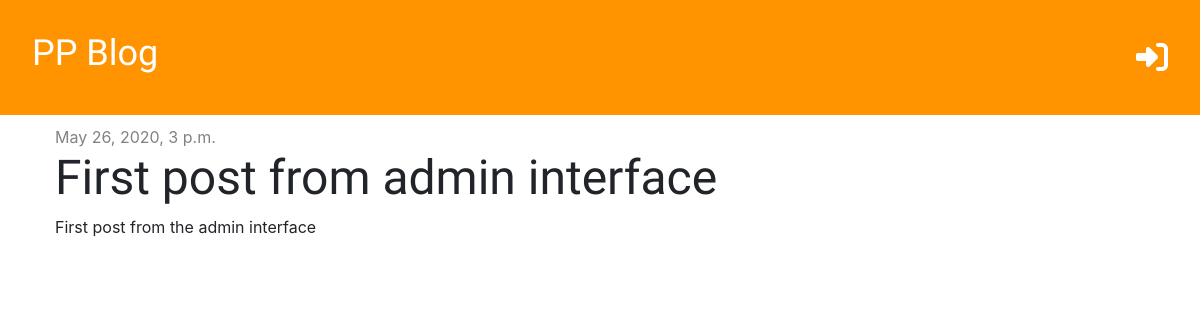
The app's page /post/1/ with its own data.
### blog/models.py (models this page shows, shortened)
class Post(models.Model):
    author = models.ForeignKey('auth.User', on_delete=models.CASCADE)
    title = models.CharField(max_length=200)
    text = models.TextField()
    created_date = models.DateTimeField(default=timezone.now)
    published_date = models.DateTimeField(blank=True, null=True)

### blog/views.py (the view)
# urls.py: path('post/<int:pk>/', views.post_detail, name='post_detail'),
def post_detail(request, pk):
    post = get_object_or_404(Post, pk=pk)
    stuff_for_frontend = {'post': post}
    return render(request, 'blog/post_detail.html', stuff_for_frontend)

### blog/templates/blog/post_detail.html (shortened to what this page needs)
{% extends 'blog/base.html' %}
{% block content %}
    <div class="post">
        {% if post.published_date %}
            <div class="date">
                {{ post.published_date }}
            </div>
        {% else %}
            <a href="url 'post_publish' pk=post.pk" class="btn btn-primary">Publish</a>
        {% endif %}
        <h1>{{ post.title }}</h1>
        <p>{{ post.text|linebreaksbr }}</p>
    </div>
{% endblock %}

### blog/static/css/blog.css (style rules this page uses)
h1, h2, h3, h4 { font-family: 'Tangerin', 'Inconsolata', 'Droid Sans', serif ; font-size: 48px; }
.date { color: #828282; }
.post { margin-bottom: 70px; margin-top: 10px; }

### records on screen
Post: published_date "May 26, 2020, 3 p.m.", title "First post from admin interface", text "First post from the admin interface"
